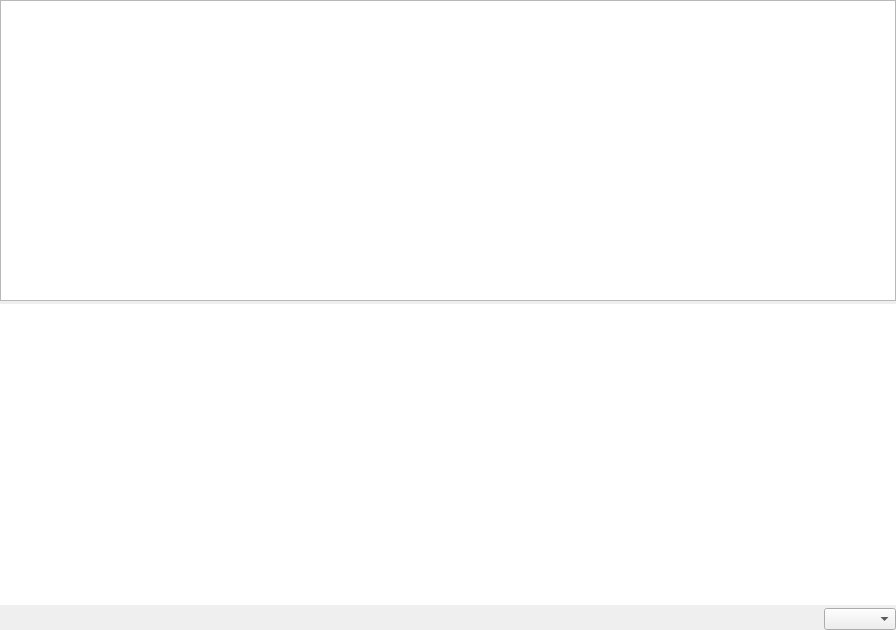
<?xml version="1.0" encoding="UTF-8"?>
<ui version="4.0">
 <class>YaraWidget</class>
 <widget class="QDockWidget" name="YaraWidget">
  <property name="geometry">
   <rect>
    <x>0</x>
    <y>0</y>
    <width>896</width>
    <height>630</height>
   </rect>
  </property>
  <property name="windowTitle">
   <string notr="true">Yara</string>
  </property>
  <widget class="QWidget" name="dockWidgetContents">
   <layout class="QVBoxLayout" name="yaraVertLayout">
    <property name="leftMargin">
     <number>0</number>
    </property>
    <property name="topMargin">
     <number>0</number>
    </property>
    <property name="rightMargin">
     <number>0</number>
    </property>
    <property name="bottomMargin">
     <number>0</number>
    </property>
    <item>
     <layout class="QVBoxLayout" name="yaraContainer">
      <property name="spacing">
       <number>3</number>
      </property>
      <item>
       <widget class="YaraTextEditor" name="yaraRuleEditor">
        <property name="enabled">
         <bool>true</bool>
        </property>
        <property name="lineWrapMode">
         <enum>YaraTextEditor::NoWrap</enum>
        </property>
        <property name="readOnly">
         <bool>false</bool>
        </property>
       </widget>
      </item>
      <item>
       <widget class="CutterTreeView" name="yaraTreeView">
        <property name="styleSheet">
         <string notr="true">CutterTreeView::item
{
    padding-top: 1px;
    padding-bottom: 1px;
}</string>
        </property>
        <property name="frameShape">
         <enum>QFrame::NoFrame</enum>
        </property>
        <property name="lineWidth">
         <number>0</number>
        </property>
        <property name="horizontalScrollBarPolicy">
         <enum>Qt::ScrollBarAsNeeded</enum>
        </property>
        <property name="sizeAdjustPolicy">
         <enum>QAbstractScrollArea::AdjustToContents</enum>
        </property>
        <property name="autoScroll">
         <bool>true</bool>
        </property>
        <property name="horizontalScrollMode">
         <enum>QAbstractItemView::ScrollPerPixel</enum>
        </property>
        <property name="indentation">
         <number>8</number>
        </property>
        <property name="sortingEnabled">
         <bool>true</bool>
        </property>
       </widget>
      </item>
      <item alignment="Qt::AlignRight">
       <widget class="QComboBox" name="yaraSelector"/>
      </item>
     </layout>
    </item>
   </layout>
  </widget>
 </widget>
 <customwidgets>
  <customwidget>
   <class>YaraTextEditor</class>
   <extends>QPlainTextEdit</extends>
   <header>YaraTextEditor.h</header>
   <container>1</container>
  </customwidget>
  <customwidget>
   <class>CutterTreeView</class>
   <extends>QTreeView</extends>
   <header>widgets/CutterTreeView.h</header>
   <container>1</container>
  </customwidget>
 </customwidgets>
 <resources/>
 <connections/>
</ui>
